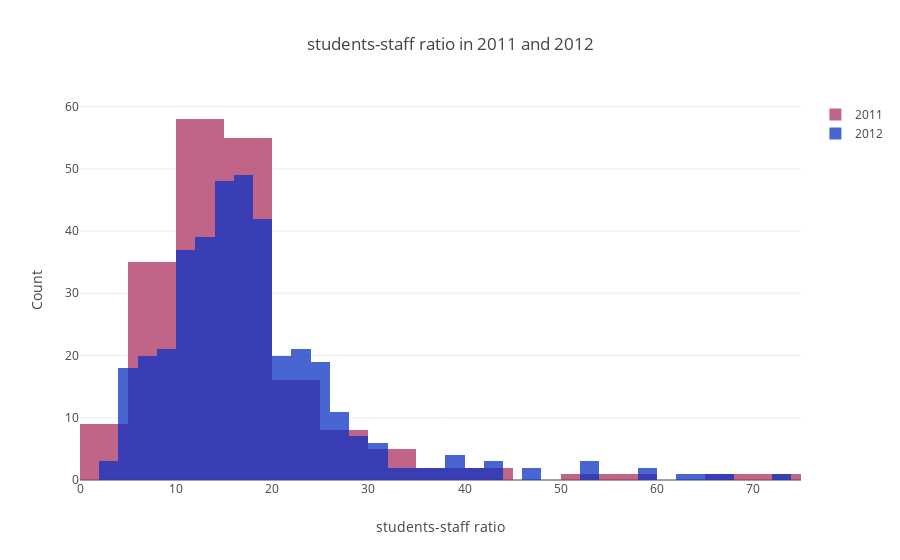

The cell this chart's notebook holds for it:
### Markdown cell above
# Histogram

Here we need to use go.Histogram method.

### Code cell
# prepare data
x2011 = timesData.student_staff_ratio[timesData.year == 2011]
x2012 = timesData.student_staff_ratio[timesData.year == 2012]

trace1 = go.Histogram(
    x=x2011,
    opacity=0.75,
    name = "2011",
    marker=dict(color='rgb(171, 50, 96)'))

trace2 = go.Histogram(
    x=x2012,
    opacity=0.75,
    name = "2012",
    marker=dict(color='rgb(12, 50, 196)'))

data = [trace1, trace2]
layout = dict(barmode='overlay',
                   title=' students-staff ratio in 2011 and 2012',
                   xaxis=dict(title='students-staff ratio'),
                   yaxis=dict( title='Count'),
)
fig = go.Figure(data=data, layout=layout)
iplot(fig)

### Figure 1 — Plotly figure (JSON) as saved in the notebook; plotly's stock layout.template omitted (floating-point values rounded to 4 significant figures; data arrays with more than 128 entries replaced by an {"elided": "..."} marker saying what was removed)
{"data": [{"marker": {"color": "rgb(171, 50, 96)"}, "name": "2011", "opacity": 0.75, "type": "histogram", "uid": "75edc8dc-31b8-485c-838f-90a9b71a2138", "x": {"elided": "200 float values"}}, {"marker": {"color": "rgb(12, 50, 196)"}, "name": "2012", "opacity": 0.75, "type": "histogram", "uid": "7bdbe3f7-5831-4bb6-a687-c0c3ab3eb3d8", "x": {"elided": "402 float values"}}], "layout": {"barmode": "overlay", "title": " students-staff ratio in 2011 and 2012", "xaxis": {"title": "students-staff ratio"}, "yaxis": {"title": "Count"}}}
